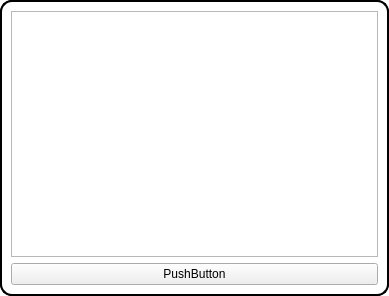
<?xml version="1.0" encoding="UTF-8"?>
<ui version="4.0">
 <class>languagePopup</class>
 <widget class="QWidget" name="languagePopup">
  <property name="geometry">
   <rect>
    <x>0</x>
    <y>0</y>
    <width>389</width>
    <height>296</height>
   </rect>
  </property>
  <property name="windowTitle">
   <string>Form</string>
  </property>
  <property name="styleSheet">
   <string notr="true">#languagePopup {
	border: 2px solid rgb(0, 0, 0);
	border-radius: 12px;
	background-color: rgb(255, 255, 255);
}
#frame {
	border: 2px solid rgb(0, 0, 0);
	border-radius: 12px;
	background-color: rgb(255, 255, 255);
}
</string>
  </property>
  <layout class="QVBoxLayout" name="verticalLayout">
   <property name="spacing">
    <number>0</number>
   </property>
   <property name="leftMargin">
    <number>0</number>
   </property>
   <property name="topMargin">
    <number>0</number>
   </property>
   <property name="rightMargin">
    <number>0</number>
   </property>
   <property name="bottomMargin">
    <number>0</number>
   </property>
   <item>
    <widget class="QFrame" name="frame">
     <property name="styleSheet">
      <string notr="true"/>
     </property>
     <property name="frameShape">
      <enum>QFrame::Shape::StyledPanel</enum>
     </property>
     <property name="frameShadow">
      <enum>QFrame::Shadow::Raised</enum>
     </property>
     <layout class="QVBoxLayout" name="verticalLayout_2">
      <item>
       <widget class="QFrame" name="frame_2">
        <property name="frameShape">
         <enum>QFrame::Shape::StyledPanel</enum>
        </property>
        <property name="frameShadow">
         <enum>QFrame::Shadow::Raised</enum>
        </property>
        <layout class="QVBoxLayout" name="verticalLayout_3"/>
       </widget>
      </item>
      <item>
       <widget class="QPushButton" name="pushButton">
        <property name="text">
         <string>PushButton</string>
        </property>
       </widget>
      </item>
     </layout>
    </widget>
   </item>
  </layout>
 </widget>
 <resources/>
 <connections/>
</ui>
